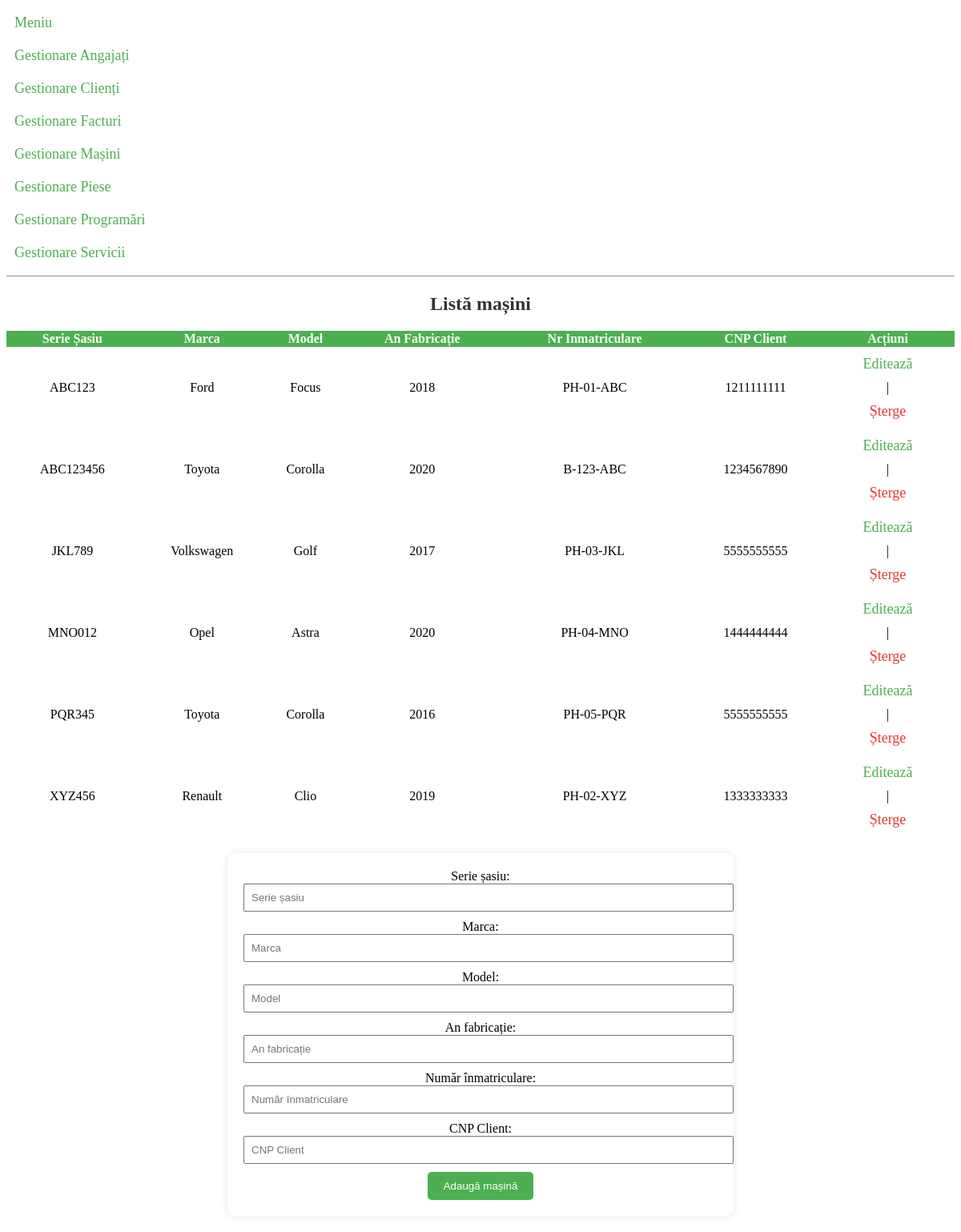
The page /?page=GestionareMasini on the database its author committed.
### tables this page shows
CREATE TABLE MASINA (
  SERIE_SASIU VARCHAR(50) NOT NULL PRIMARY KEY,
  MARCA VARCHAR(50) NOT NULL,
  MODEL VARCHAR(50) NOT NULL,
  AN_FABRICATIE INT NOT NULL,
  NR_INMATRICULARE VARCHAR(50),
  CNP_CLIENT BIGINT NOT NULL,
  CONSTRAINT CLIENT_MASINA_FK FOREIGN KEY (CNP_CLIENT) REFERENCES CLIENT (CNP_CLIENT) ON DELETE CASCADE
);

### GestionareMasini.php (the view, shortened to what this page needs)
<?php
$db = new mysqli("localhost", "root", "", "serviceauto");
function afiseazaMasini($db, $sortOrder = 'ASC') {
    $query = "SELECT * FROM masina ORDER BY SERIE_SASIU $sortOrder";
    $rezultate = $db->query($query);
    $output = "<h2 style='color: #333; text-align: center;'>Listă mașini</h2>";
    if ($rezultate->num_rows > 0) {
        $output .= "<table style='width: 100%; border-collapse: collapse;'>";
        $output .= "<tr style='background-color: #4CAF50; color: white;'>";
        $output .= "<th>Serie Șasiu</th>";
        $output .= "<th>Marca</th>";
        $output .= "<th>Model</th>";
        $output .= "<th>An Fabricație</th>";
        $output .= "<th>Nr Inmatriculare</th>";
        $output .= "<th>CNP Client</th>";
        $output .= "<th>Acțiuni</th>";
        $output .= "</tr>";
        while ($rand = $rezultate->fetch_assoc()) {
            $output .= "<tr style='text-align: center;'>";
            $output .= "<td>{$rand["SERIE_SASIU"]}</td>";
            $output .= "<td>{$rand["MARCA"]}</td>";
            $output .= "<td>{$rand["MODEL"]}</td>";
            $output .= "<td>{$rand["AN_FABRICATIE"]}</td>";
            $output .= "<td>{$rand["NR_INMATRICULARE"]}</td>";
            $output .= "<td>{$rand["CNP_CLIENT"]}</td>";
            $output .= "<td>";
            $output .= "<a style='color: #4CAF50; text-decoration: none;' href='GestionareMasini.php?action=edit&id={$rand["SERIE_SASIU"]}'>Editează</a>";
            $output .= " | ";
            $output .= "<a style='color: #E53935; text-decoration: none;' href='GestionareMasini.php?action=delete&id={$rand["SERIE_SASIU"]}' onclick='return confirm(\"Sunteți sigur că doriți să ștergeți această mașină?\")'>Șterge</a>";
            $output .= "</td>";
            $output .= "</tr>";
        }
        $output .= "</table>";
    } else {
        $output .= "Nu există mașini în baza de date.";
    }
    return $output;
}
echo afiseazaMasini($db);
?>
<form action="" method="post" style="width: 50%; text-align: center; margin: 20px auto; background-color: #fff; padding: 20px; border-radius: 10px; box-shadow: 0 0 10px rgba(0, 0, 0, 0.1);">
    <label for="serie_sasiu">Serie șasiu:</label>
    <input type="text" name="serie_sasiu" placeholder="Serie șasiu" required style="width: 100%; padding: 8px; margin-bottom: 10px;">
    <label for="marca">Marca:</label>
    <input type="text" name="marca" placeholder="Marca" required style="width: 100%; padding: 8px; margin-bottom: 10px;">
    <label for="model">Model:</label>
    <input type="text" name="model" placeholder="Model" required style="width: 100%; padding: 8px; margin-bottom: 10px;">
    <label for="an_fabricatie">An fabricație:</label>
    <input type="number" name="an_fabricatie" placeholder="An fabricație" required style="width: 100%; padding: 8px; margin-bottom: 10px;">
    <label for="nr_inmatriculare">Număr înmatriculare:</label>
    <input type="text" name="nr_inmatriculare" placeholder="Număr înmatriculare" style="width: 100%; padding: 8px; margin-bottom: 10px;">
    <label for="cnp_client">CNP Client:</label>
    <input type="number" name="cnp_client" placeholder="CNP Client" required style="width: 100%; padding: 8px; margin-bottom: 10px;">
    <input type="submit" value="Adaugă mașină" style="background-color: #4CAF50; color: white; border: none; padding: 10px 20px; cursor: pointer; border-radius: 5px;">
</form>

### index.php (style rules this page uses)
a { text-decoration: none; color: #4CAF50; font-size: 18px; padding: 10px; display: block; }

### rows shown on the page
masina: SERIE_SASIU "ABC123", MARCA "Ford", MODEL "Focus", AN_FABRICATIE "2018", NR_INMATRICULARE "PH-01-ABC", CNP_CLIENT "1211111111", value "|"
masina: SERIE_SASIU "ABC123456", MARCA "Toyota", MODEL "Corolla", AN_FABRICATIE "2020", NR_INMATRICULARE "B-123-ABC", CNP_CLIENT "1234567890", value "|"
masina: SERIE_SASIU "JKL789", MARCA "Volkswagen", MODEL "Golf", AN_FABRICATIE "2017", NR_INMATRICULARE "PH-03-JKL", CNP_CLIENT "5555555555", value "|"
masina: SERIE_SASIU "MNO012", MARCA "Opel", MODEL "Astra", AN_FABRICATIE "2020", NR_INMATRICULARE "PH-04-MNO", CNP_CLIENT "1444444444", value "|"
masina: SERIE_SASIU "PQR345", MARCA "Toyota", MODEL "Corolla", AN_FABRICATIE "2016", NR_INMATRICULARE "PH-05-PQR", CNP_CLIENT "5555555555", value "|"
masina: SERIE_SASIU "XYZ456", MARCA "Renault", MODEL "Clio", AN_FABRICATIE "2019", NR_INMATRICULARE "PH-02-XYZ", CNP_CLIENT "1333333333", value "|"
